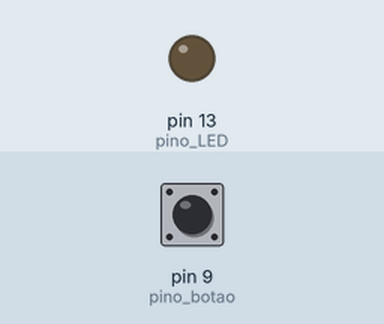
A sketch run on a simulated Arduino Uno, built with avr-gcc and run on an emulated ATmega328P. Shown: output pins drawn as LEDs (lit = HIGH). Dashed ring = blinking. Inputs (shaded band) come from the test bench; at power-on: pin 9 (pino_botao) HIGH.

Above: at 1.2 s.
1.3 s: pin 9 (pino_botao) pulled LOW for 0.15 s
At 2.5 s:
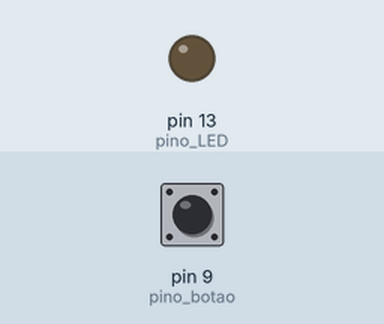
2.9 s: pin 9 (pino_botao) pulled LOW for 3.2 s
At 3.11 s:
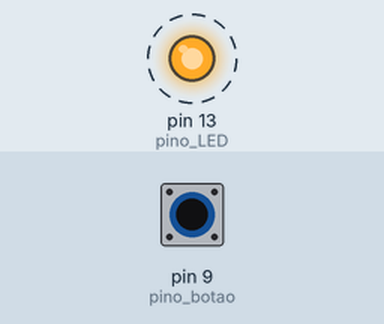
Timing chart, 0 to 7.6 s (numbered marks = the images above; inputs shaded):
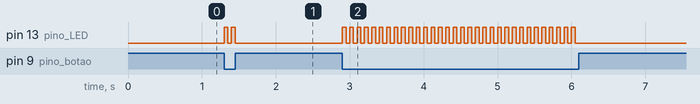

Measured:
- after the input at 1.3 s, pin 13 (pino_LED): alternates HIGH for 0.05 s and LOW for 0.05 s, 4 changes in all, then stays LOW, starting at once
- after the input at 2.9 s, pin 13 (pino_LED): alternates HIGH for 0.05 s and LOW for 0.05 s, 64 changes in all, then stays LOW, starting at once

The sketch:

Programa_02.ino
```cpp
// MINICURSO DE ARDUINO
// DIA 1
// 2º PROGRAMA

#define pino_LED 13
#define pino_botao 9

// A função setup() é executada apenas um vez
void setup()
{
	pinMode(pino_LED, OUTPUT); 	// Define que o pino 13 será utilizado como saída
	pinMode(pino_botao, INPUT); // Define que o pino 9 será utilizado como entrada
}

// A função loop() é executada repetidamente
void loop()
{
	if(digitalRead(pino_botao) == 0)
	{
		digitalWrite(pino_LED, HIGH); // Liga o LED
		delay(50);					  // Espera 500 milissegundos

		digitalWrite(pino_LED, LOW); // Desliga o LED
		delay(50);					 // Espera 500 milissegundos
	}

	else
		digitalWrite(pino_LED, LOW);
}
```
